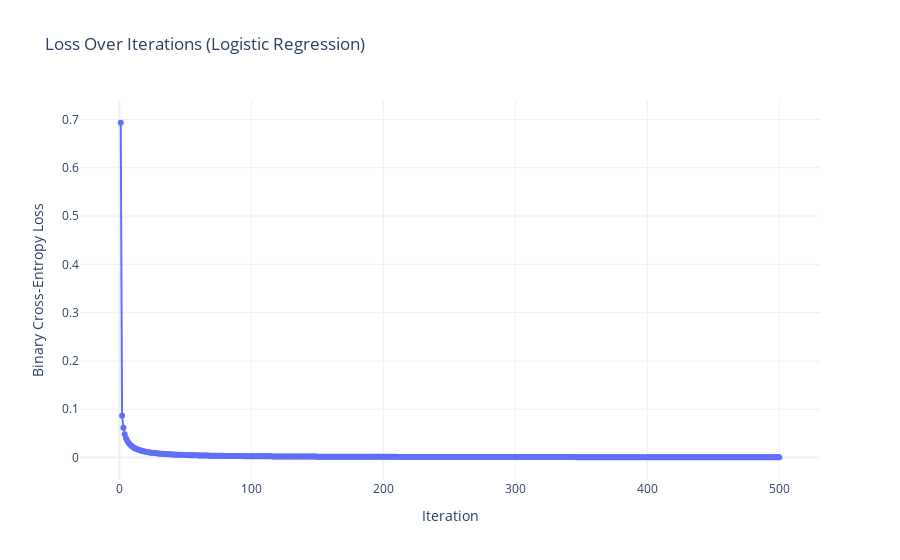
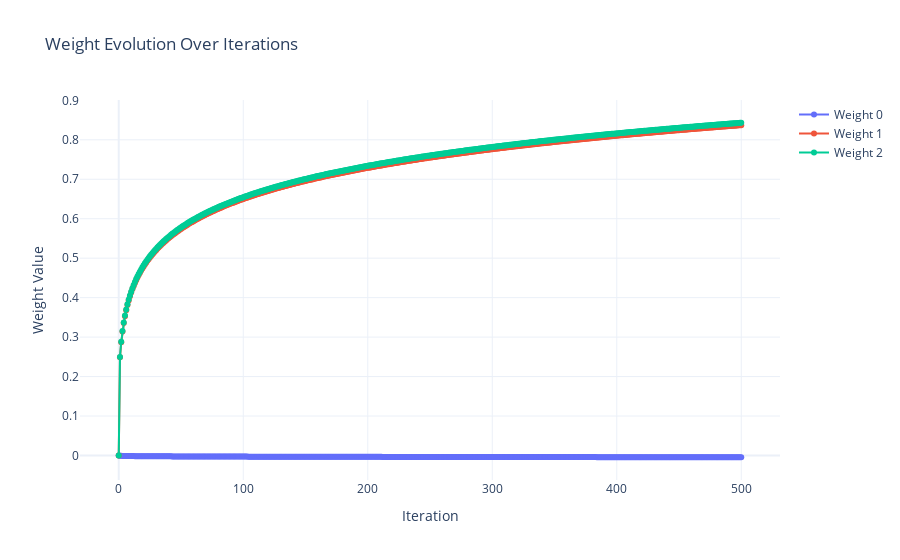
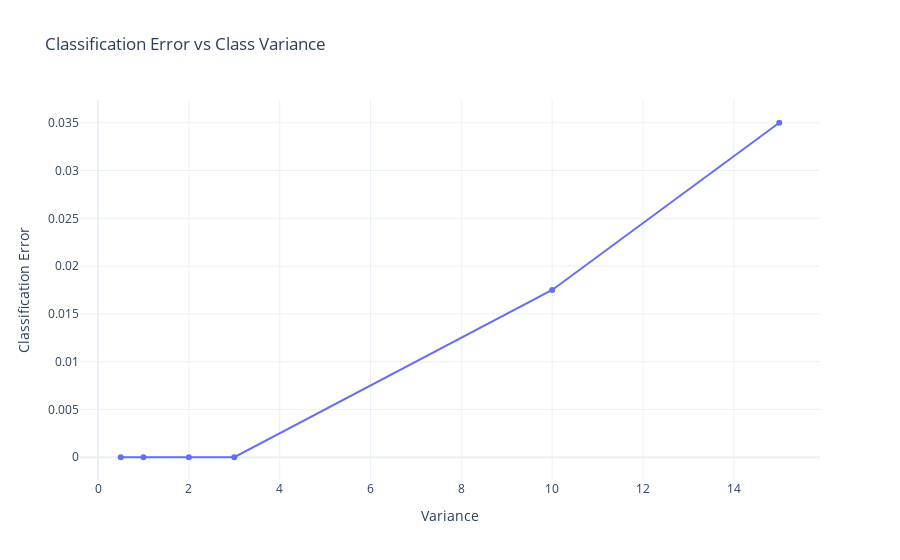

Source (notebook cell) for these figures, in order:
### Code cell
import numpy as np
import plotly.graph_objects as go

# Parameters
np.random.seed(42)
L = 1000  # Number of samples per class

# Generate two classes with Gaussian distributions
mu_1, Sigma_1 = [5, 5], [[1, 0.5], [0.5, 1]]
mu_2, Sigma_2 = [-5, -5], [[1, 0.5], [0.5, 1]]
X_1 = np.random.multivariate_normal(mu_1, Sigma_1, L)
y_1 = np.ones((L,))  # Label for Class 1: 1
X_2 = np.random.multivariate_normal(mu_2, Sigma_2, L)
y_2 = np.zeros((L,))  # Label for Class 2: 0

# Combine the two classes
X = np.vstack([X_1, X_2])
y = np.hstack([y_1, y_2])

# Shuffle the dataset
indices = np.arange(len(X))
np.random.shuffle(indices)
X, y = X[indices], y[indices]

# Split the data into training (80%) and testing (20%)
train_size = int(0.8 * len(X))
X_train, X_test = X[:train_size], X[train_size:]
y_train, y_test = y[:train_size], y[train_size:]

# Logistic Regression implementation
def sigmoid(z):
    return 1 / (1 + np.exp(-z))

def logistic_regression(X, y, eta=0.1, max_iter=500):
    X_bias = np.hstack([np.ones((len(X), 1)), X])  # Add bias term
    weights = np.zeros(X_bias.shape[1])  # Initialize weights
    weight_history = [weights.copy()]  # To track weight evolution
    losses = []  # To track loss

    for _ in range(max_iter):
        z = np.dot(X_bias, weights)
        y_pred = sigmoid(z)
        loss = -np.mean(y * np.log(y_pred + 1e-10) + (1 - y) * np.log(1 - y_pred + 1e-10))
        losses.append(loss)

        gradient = np.dot(X_bias.T, y_pred - y) / len(y)
        weights -= eta * gradient
        weight_history.append(weights.copy())

    return weights, losses, np.array(weight_history)

# Train logistic regression
eta = 0.1
max_iter = 500
weights, losses, weight_history = logistic_regression(X_train, y_train, eta, max_iter)

# Test logistic regression
X_test_bias = np.hstack([np.ones((len(X_test), 1)), X_test])
y_pred = sigmoid(np.dot(X_test_bias, weights)) >= 0.5
errors = np.sum(y_pred != y_test)
accuracy = 100 * (1 - errors / len(y_test))

# Print results
print(f"Logistic Regression - Errors: {errors}, Accuracy: {accuracy:.2f}%")

# Plot loss evolution
fig1 = go.Figure()
fig1.add_trace(go.Scatter(
    x=list(range(1, len(losses) + 1)),
    y=losses,
    mode='lines+markers',
    name="Loss"
))
fig1.update_layout(
    title="Loss Over Iterations (Logistic Regression)",
    xaxis_title="Iteration",
    yaxis_title="Binary Cross-Entropy Loss",
    template="plotly_white"
)
fig1.show()

# Plot weight evolution
fig2 = go.Figure()
for i in range(weight_history.shape[1]):
    fig2.add_trace(go.Scatter(
        x=list(range(weight_history.shape[0])),
        y=weight_history[:, i],
        mode='lines+markers',
        name=f"Weight {i}"
    ))
fig2.update_layout(
    title="Weight Evolution Over Iterations",
    xaxis_title="Iteration",
    yaxis_title="Weight Value",
    template="plotly_white"
)
fig2.show()

# Varying class variance and observing classification error
variances = [0.5, 1, 2, 3, 10, 15]
errors_variance = []

for variance in variances:
    Sigma_1 = [[variance, 0.5], [0.5, variance]]
    Sigma_2 = [[variance, 0.5], [0.5, variance]]

    X_1 = np.random.multivariate_normal(mu_1, Sigma_1, L)
    X_2 = np.random.multivariate_normal(mu_2, Sigma_2, L)
    X = np.vstack([X_1, X_2])
    y = np.hstack([y_1, y_2])

    indices = np.arange(len(X))
    np.random.shuffle(indices)
    X, y = X[indices], y[indices]

    X_train, X_test = X[:train_size], X[train_size:]
    y_train, y_test = y[:train_size], y[train_size:]

    weights, _, _ = logistic_regression(X_train, y_train, eta, max_iter)
    X_test_bias = np.hstack([np.ones((len(X_test), 1)), X_test])
    y_pred = sigmoid(np.dot(X_test_bias, weights)) >= 0.5
    errors = np.sum(y_pred != y_test)
    errors_variance.append(errors / len(y_test))

# Plot classification error vs variance
fig3 = go.Figure()
fig3.add_trace(go.Scatter(
    x=variances,
    y=errors_variance,
    mode='lines+markers',
    name="Classification Error"
))
fig3.update_layout(
    title="Classification Error vs Class Variance",
    xaxis_title="Variance",
    yaxis_title="Classification Error",
    template="plotly_white"
)
fig3.show()

### Figure 1 — Plotly figure (JSON) as saved in the notebook; plotly's stock layout.template omitted (floating-point values rounded to 4 significant figures; data arrays with more than 128 entries replaced by an {"elided": "..."} marker saying what was removed)
{"data": [{"mode": "lines+markers", "name": "Loss", "type": "scatter", "x": {"elided": "500 int values"}, "y": {"elided": "500 float values"}}], "layout": {"title": {"text": "Loss Over Iterations (Logistic Regression)"}, "xaxis": {"title": {"text": "Iteration"}}, "yaxis": {"title": {"text": "Binary Cross-Entropy Loss"}}}}

### Figure 2 — Plotly figure (JSON) as saved in the notebook; plotly's stock layout.template omitted (floating-point values rounded to 4 significant figures; data arrays with more than 128 entries replaced by an {"elided": "..."} marker saying what was removed)
{"data": [{"mode": "lines+markers", "name": "Weight 0", "type": "scatter", "x": {"elided": "501 int values"}, "y": {"elided": "501 float values"}}, {"mode": "lines+markers", "name": "Weight 1", "type": "scatter", "x": {"elided": "501 int values"}, "y": {"elided": "501 float values"}}, {"mode": "lines+markers", "name": "Weight 2", "type": "scatter", "x": {"elided": "501 int values"}, "y": {"elided": "501 float values"}}], "layout": {"title": {"text": "Weight Evolution Over Iterations"}, "xaxis": {"title": {"text": "Iteration"}}, "yaxis": {"title": {"text": "Weight Value"}}}}

### Figure 3 — Plotly figure (JSON) as saved in the notebook; plotly's stock layout.template omitted (floating-point values rounded to 4 significant figures)
{"data": [{"mode": "lines+markers", "name": "Classification Error", "type": "scatter", "x": [0.5, 1, 2, 3, 10, 15], "y": [0, 0, 0, 0, 0.0175, 0.035]}], "layout": {"title": {"text": "Classification Error vs Class Variance"}, "xaxis": {"title": {"text": "Variance"}}, "yaxis": {"title": {"text": "Classification Error"}}}}
